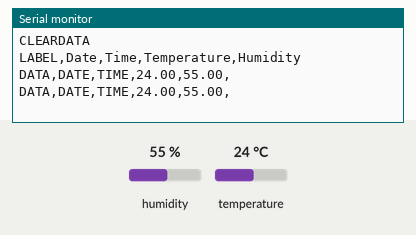
Simulated run of this sketch. Board: Arduino Uno, built with avr-gcc and run on an emulated ATmega328P. On the bench: the last lines printed to the serial monitor. The inputs (shaded band) are chosen by the test bench; at power-on: humidity 55 %, temperature 24 °C. The local clock reads 2024-03-15 10:24:30 at power-on unless the sketch sets it; storage starts empty.

Above: at 5.8 s.
5.9 s: humidity set to 22 %
At 10.9 s:
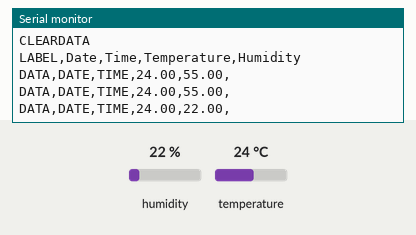
11.9 s: temperature set to 12 °C
At 16.2 s:
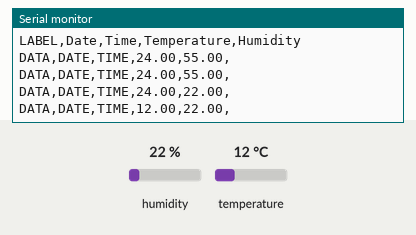
17.9 s: humidity set to 40 %
At 21.5 s:
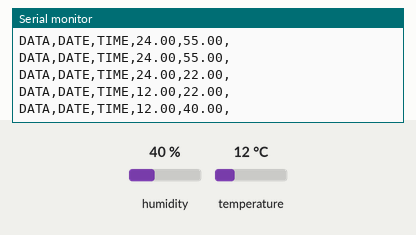
Timing chart, 0 to 23.0 s (numbered marks = the images above; inputs shaded):
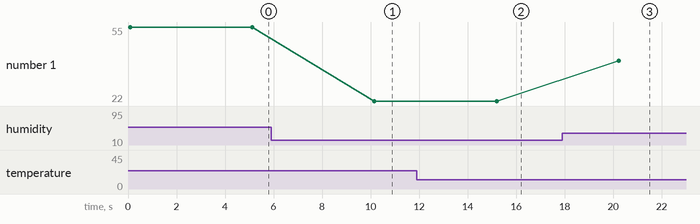

The sketch:

Chuong6_bai1.ino
```cpp
#include <DHT.h>

/*
 * Program to demonstrate Data Logging/Visualisation using Arduino
 *
 * ###Connection with SD card module###
 * Vcc->5V
 * Gnd->Gnd
 * MISO->pin 12
 * MOSI->pin 11
 * SCK-> pin 13
 * CS-> pin 4
 *
 * ###Connection with DS3231###
 * Vcc->5V
 * Gns->Gnd
 * SCL->pin A5
 * SDA-> pin A4
 *
 * ###Connection with DT11###
 * Vcc->5V
 * Gnd->Gnd
 * Out-> pin 7
 *
 *
 */

#include <DS3231.h> //Library for RTC module (Download from Link in article)
#include <SPI.h> //Library for SPI communication (Pre-Loaded into Arduino)
#include <SD.h> //Library for SD card (Pre-Loaded into Arduino)
#include <DHT.h> //Library for dht11 Temperature and Humidity sensor (Download from Link in article)

#define DHT11_PIN 7 //Sensor output pin is connected to pin 7
dht DHT; //Sensor object named as DHT

const int chipSelect = 4; //SD card CS pin connected to pin 4 of Arduino

// Init the DS3231 using the hardware interface
DS3231  rtc(SDA, SCL);

void setup()
{
  // Setup Serial connection
  Serial.begin(9600);
  Initialize_SDcard();
  Initialize_RTC();
  Initialize_PlxDaq();
}

void loop()
{
  Read_DHT11();
  Write_SDcard();
  Write_PlxDaq();
  delay(5000); //Wait for 5 seconds before writing the next data
}

void Write_PlxDaq()
  {
    Serial.print("DATA"); //always write "DATA" to Indicate the following as Data
    Serial.print(","); //Move to next column using a ","

    Serial.print("DATE"); //Store date on Excel
    Serial.print(","); //Move to next column using a ","

    Serial.print("TIME"); //Store date on Excel
    Serial.print(","); //Move to next column using a ","

    Serial.print(DHT.temperature); //Store date on Excel
    Serial.print(","); //Move to next column using a ","

    Serial.print(DHT.humidity); //Store date on Excel
    Serial.print(","); //Move to next column using a ","

    Serial.println(); //End of Row move to next row
  }

void Initialize_PlxDaq()
{
Serial.println("CLEARDATA"); //clears up any data left from previous projects
Serial.println("LABEL,Date,Time,Temperature,Humidity"); //always write LABEL, to indicate it as first line
}

void Write_SDcard()
{
    // open the file. note that only one file can be open at a time,
  // so you have to close this one before opening another.
  File dataFile = SD.open("LoggerCD.txt", FILE_WRITE);

  // if the file is available, write to it:
  if (dataFile) {
    dataFile.print(rtc.getDateStr()); //Store date on SD card
    dataFile.print(","); //Move to next column using a ","

    dataFile.print(rtc.getTimeStr()); //Store date on SD card
    dataFile.print(","); //Move to next column using a ","

    dataFile.print(DHT.temperature); //Store date on SD card
    dataFile.print(","); //Move to next column using a ","

    dataFile.print(DHT.humidity); //Store date on SD card
    dataFile.print(","); //Move to next column using a ","

    dataFile.println(); //End of Row move to next row
    dataFile.close(); //Close the file
  }
  else
  Serial.println("OOPS!! SD card writing failed");
}

void Initialize_SDcard()
{
  // see if the card is present and can be initialized:
  if (!SD.begin(chipSelect)) {
    Serial.println("Card failed, or not present");
    // don't do anything more:
    return;
  }
   // open the file. note that only one file can be open at a time,
  // so you have to close this one before opening another.
  File dataFile = SD.open("LoggerCD.txt", FILE_WRITE);
  // if the file is available, write to it:
  if (dataFile) {
    dataFile.println("Date,Time,Temperature,Humidity"); //Write the first row of the excel file
    dataFile.close();
  }
}

void Initialize_RTC()
{
   // Initialize the rtc object
  rtc.begin();

//#### The following lines can be uncommented to set the date and time for the first time###
/*
rtc.setDOW(FRIDAY);     // Set Day-of-Week to SUNDAY
rtc.setTime(18, 46, 45);     // Set the time to 12:00:00 (24hr format)
rtc.setDate(6, 30, 2017);   // Set the date to January 1st, 2014
*/
}

void Read_DHT11()
{
int chk = DHT.read11(DHT11_PIN);
}

/*void Read_DateTime()
{
  // Send date
  Serial.print(rtc.getDateStr());
  Serial.print(" -- ");

  // Send time
  Serial.println(rtc.getTimeStr());
}*/

/*void Read_TempHum()
{
  Serial.print("Temperature = ");
  Serial.println(DHT.temperature);
  Serial.print("Humidity = ");
  Serial.println(DHT.humidity);
 // delay(1000);
}*/
```

Measured:
- after the input at 5.9 s, the serial monitor: prints a new line after 4.3 s (image 1)
- after the input at 11.9 s, the serial monitor: prints a new line after 3.3 s (image 2)
- after the input at 17.9 s, the serial monitor: prints a new line after 2.3 s (image 3)
- plotted number 1: 55 → 22 after the input at 5.9 s, 22 → 40 after the input at 17.9 s
